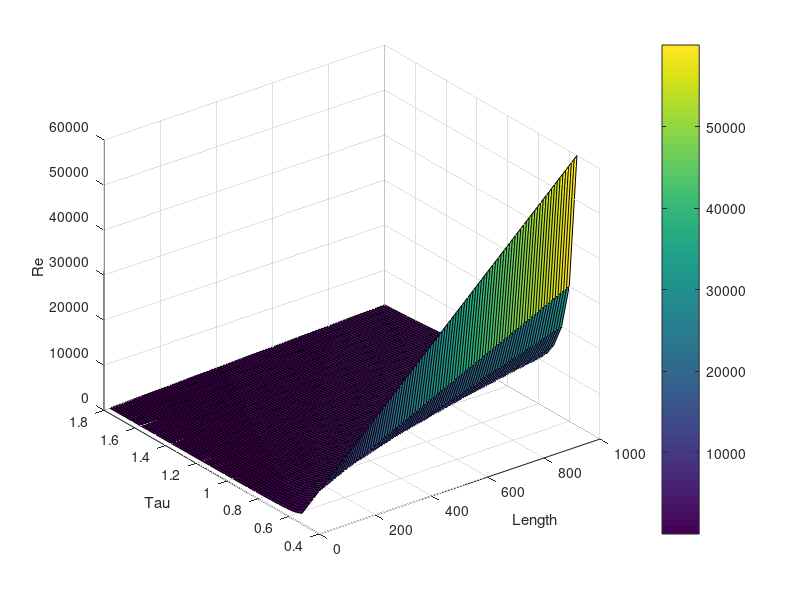

Here is the MATLAB script that generated this plot:
close all
clear
clc

%{ 
                                Table
______________________________________________________________________
||				||					||			||					||
||	Re = 0.1	||	Ux = 0.04655	||	L = 20	||	tau = 1.8		||
||______________||__________________||__________||__________________||
||				||					||			||					||
||	Re = 1		||	Ux = 0.06		||	L = 46	||	tau = 0.995		||
||______________||__________________||__________||__________________||
||				||					||			||					||
||	Re = 10		||	Ux = 0.08		||	L = 155	||	tau = 0.798		||
||______________||__________________||__________||__________________||
||				||					||			||					||
||	Re = 100	||	Ux = 0.085		||	L = 460	||	tau = 0.6		||
||______________||__________________||__________||__________________||
||				||					||			||					||
||	Re = 1000	||	Ux = 1.0		||	L = 850	||	tau = 0.5255 	||
||______________||__________________||__________||__________________||
%}


% compute Reynolds Number based on L - length, U - velocity, V - viscosity
getReynoldsNumber = @( L, V, U ) ( U^2 * L ) ./ V;  

%checkRe = @(U,L,T) 3.0 * ( U^2 * L ) / ( T -  0.5 );

% square of the speed of sound
CS_SQR = 1.0 / 3.0;

% Velocity magnitude
U = 1.0;

% range of the length and tau
length = [ 20.0:10.0:1000.0 ];
tau = [ 0.5:0.05:1.8 ];

[L,T] = meshgrid( length, tau );
V = CS_SQR * ( T -  0.5 );

% compute the Reynolds Number Field
ReynoldsNumber = getReynoldsNumber( L, V, U );

% display the results
surf( L, T, ReynoldsNumber );
xlabel('Length');
ylabel('Tau');
zlabel('Re');
colorbar();

%% Compute the required memory in GB

ReynoldsNumberTarget = [ 0.1 1.0 10.0 100.0 1000.0 ];
xlength = [ 20 46 155 460 850 ]

NumberOfFields = 2;
NumberOfFlags = 1;
D3Q19 = 19;
double = 8;
int = 4;

FieldsAllocationMemory = NumberOfFields * D3Q19 * xlength.^3 * double / ( 1024 ^ 3 );
FlagsAllocationMemory = NumberOfFlags * xlength.^3 * int / ( 1024 ^ 3 );

Memory = FieldsAllocationMemory + FlagsAllocationMemory



